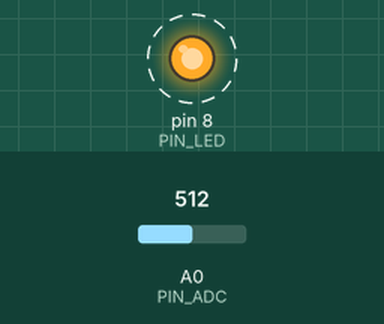
This program was run on a simulated Arduino Mega 2560, built with avr-gcc and run on an emulated ATmega2560. On the bench: output pins drawn as LEDs (lit = HIGH). Dashed ring = blinking. The test bench sets the inputs (shaded band); at power-on: A0 (PIN_ADC) = 512. What the program prints to the serial monitor is not drawn.

Above: at 0.5 s.
Timing chart, 0 to 4.6 s (numbered marks = the images above):
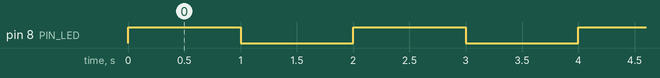

The program:

main.cpp
```cpp
#include <Arduino.h>
#include <math.h>

// LED infravermelho no D8, coletor do fototransistor no A0.
// Versão final do sketch. O cálculo é o mesmo da versão usada no ensaio
// (ensaio_2026-10-06/main.cpp); a impressão segue o formato "sinal,mm" do roteiro,
// que o plot_serial.py desenha em milímetros, e o sinal zero sai como "nan".
const int PIN_LED = 8;
const int PIN_ADC = A0;

unsigned long t_on_ms = 1000;
unsigned long t_off_ms = 1000;

// Ganhos da planilha (ajuste em 20-100 mm), arredondados como no ensaio.
const float g0 = 13.46;  // intercepto (mm)
const float g1 = 308;    // inclinação (mm * contagem^0,5)

void setup() {
  pinMode(PIN_LED, OUTPUT);
  digitalWrite(PIN_LED, LOW);
  Serial.begin(115200);
}

void loop() {
  // LED ligado
  digitalWrite(PIN_LED, HIGH);
  delay(t_on_ms);
  int adc_on = analogRead(PIN_ADC);

  // LED desligado
  digitalWrite(PIN_LED, LOW);
  delay(t_off_ms);
  int adc_off = analogRead(PIN_ADC);

  // Sinal devido ao infravermelho refletido
  int sinal = adc_off - adc_on;
  if (sinal < 0) sinal = 0;

  Serial.print(sinal);
  Serial.print(',');
  if (sinal > 0) {
    Serial.println(g0 + g1 / sqrt((float)sinal), 2);
  } else {
    // Sinal zero: nenhuma reflexão acima da luz ambiente, logo nenhuma distância medida.
    // "0" diria que o alvo encosta no sensor -- o oposto do que aconteceu. "nan" diz
    // "não medido": o plot_serial.py o lê como float('nan') e o gráfico fica com uma
    // lacuna nesse ponto, em vez de um valor falso.
    Serial.println("nan");
  }
}
```

Measured:
- by itself, pin 8 (PIN_LED): alternates HIGH for 1.0 s and LOW for 1.0 s
